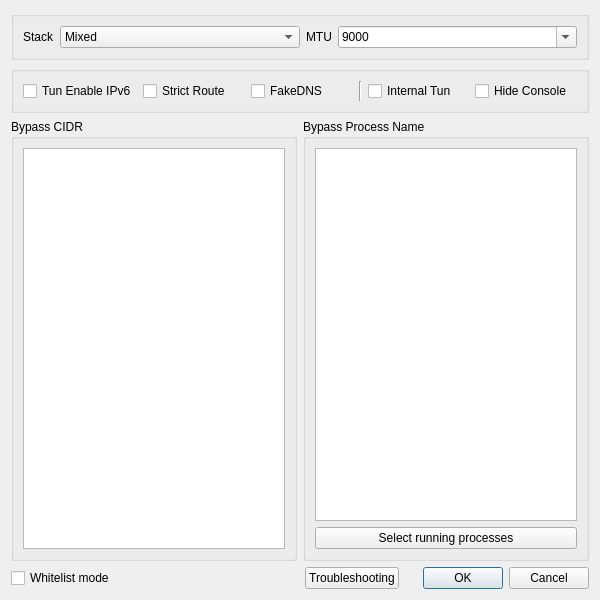
<?xml version="1.0" encoding="UTF-8"?>
<ui version="4.0">
 <class>DialogVPNSettings</class>
 <widget class="QDialog" name="DialogVPNSettings">
  <property name="geometry">
   <rect>
    <x>0</x>
    <y>0</y>
    <width>600</width>
    <height>600</height>
   </rect>
  </property>
  <property name="windowTitle">
   <string>Tun Settings</string>
  </property>
  <layout class="QVBoxLayout" name="verticalLayout">
   <item>
    <widget class="QGroupBox" name="groupBox">
     <property name="sizePolicy">
      <sizepolicy hsizetype="Preferred" vsizetype="Maximum">
       <horstretch>0</horstretch>
       <verstretch>0</verstretch>
      </sizepolicy>
     </property>
     <layout class="QHBoxLayout" name="horizontalLayout_5">
      <item>
       <widget class="QLabel" name="label_4">
        <property name="sizePolicy">
         <sizepolicy hsizetype="Maximum" vsizetype="Preferred">
          <horstretch>0</horstretch>
          <verstretch>0</verstretch>
         </sizepolicy>
        </property>
        <property name="text">
         <string notr="true">Stack</string>
        </property>
       </widget>
      </item>
      <item>
       <widget class="QComboBox" name="vpn_implementation">
        <item>
         <property name="text">
          <string notr="true">Mixed</string>
         </property>
        </item>
        <item>
         <property name="text">
          <string notr="true">gVisor</string>
         </property>
        </item>
        <item>
         <property name="text">
          <string notr="true">System</string>
         </property>
        </item>
       </widget>
      </item>
      <item>
       <widget class="QLabel" name="label_10">
        <property name="sizePolicy">
         <sizepolicy hsizetype="Maximum" vsizetype="Preferred">
          <horstretch>0</horstretch>
          <verstretch>0</verstretch>
         </sizepolicy>
        </property>
        <property name="text">
         <string notr="true">MTU</string>
        </property>
       </widget>
      </item>
      <item>
       <widget class="QComboBox" name="vpn_mtu">
        <property name="editable">
         <bool>true</bool>
        </property>
        <item>
         <property name="text">
          <string notr="true">9000</string>
         </property>
        </item>
        <item>
         <property name="text">
          <string notr="true">1500</string>
         </property>
        </item>
       </widget>
      </item>
     </layout>
    </widget>
   </item>
   <item>
    <widget class="QGroupBox" name="horizontalGroupBox_2">
     <layout class="QHBoxLayout" name="horizontalLayout">
      <item>
       <widget class="QCheckBox" name="vpn_ipv6">
        <property name="text">
         <string>Tun Enable IPv6</string>
        </property>
       </widget>
      </item>
      <item>
       <widget class="QCheckBox" name="strict_route">
        <property name="text">
         <string notr="true">Strict Route</string>
        </property>
       </widget>
      </item>
      <item>
       <widget class="QCheckBox" name="fake_dns">
        <property name="text">
         <string notr="true">FakeDNS</string>
        </property>
       </widget>
      </item>
      <item>
       <widget class="Line" name="line">
        <property name="orientation">
         <enum>Qt::Vertical</enum>
        </property>
       </widget>
      </item>
      <item>
       <widget class="QCheckBox" name="single_core">
        <property name="toolTip">
         <string>Add a tun inbound to the profile startup, instead of using two processes.
This needs to be run NekoBox with administrator privileges.</string>
        </property>
        <property name="text">
         <string>Internal Tun</string>
        </property>
       </widget>
      </item>
      <item>
       <widget class="QCheckBox" name="hide_console">
        <property name="text">
         <string>Hide Console</string>
        </property>
       </widget>
      </item>
     </layout>
    </widget>
   </item>
   <item>
    <layout class="QHBoxLayout" name="horizontalLayout_2">
     <item>
      <widget class="QGroupBox" name="gb_cidr">
       <property name="title">
        <string>Bypass CIDR</string>
       </property>
       <layout class="QVBoxLayout" name="verticalLayout_2">
        <item>
         <widget class="QPlainTextEdit" name="vpn_rule_cidr"/>
        </item>
       </layout>
      </widget>
     </item>
     <item>
      <widget class="QGroupBox" name="gb_process_name">
       <property name="title">
        <string>Bypass Process Name</string>
       </property>
       <layout class="QVBoxLayout" name="verticalLayout_4">
        <item>
         <widget class="QPlainTextEdit" name="vpn_rule_process"/>
        </item>
        <item>
         <widget class="QPushButton" name="select_processes">
          <property name="text">
           <string>Select running processes</string>
          </property>
         </widget>
        </item>
       </layout>
      </widget>
     </item>
    </layout>
   </item>
   <item>
    <layout class="QHBoxLayout" name="horizontalLayout_3">
     <item>
      <widget class="QCheckBox" name="whitelist_mode">
       <property name="toolTip">
        <string>Whether blacklisted or whitelisted, your traffic will be handled by nekobox_core (sing-tun). This is NOT equal to &quot;process mode&quot; of some software.</string>
       </property>
       <property name="text">
        <string>Whitelist mode</string>
       </property>
      </widget>
     </item>
     <item>
      <spacer name="horizontalSpacer">
       <property name="orientation">
        <enum>Qt::Horizontal</enum>
       </property>
       <property name="sizeHint" stdset="0">
        <size>
         <width>40</width>
         <height>20</height>
        </size>
       </property>
      </spacer>
     </item>
     <item>
      <widget class="QPushButton" name="troubleshooting">
       <property name="text">
        <string>Troubleshooting</string>
       </property>
      </widget>
     </item>
     <item>
      <widget class="QDialogButtonBox" name="buttonBox">
       <property name="standardButtons">
        <set>QDialogButtonBox::Cancel|QDialogButtonBox::Ok</set>
       </property>
      </widget>
     </item>
    </layout>
   </item>
  </layout>
 </widget>
 <tabstops>
  <tabstop>vpn_implementation</tabstop>
  <tabstop>vpn_mtu</tabstop>
  <tabstop>vpn_ipv6</tabstop>
  <tabstop>strict_route</tabstop>
  <tabstop>fake_dns</tabstop>
  <tabstop>single_core</tabstop>
  <tabstop>hide_console</tabstop>
  <tabstop>vpn_rule_cidr</tabstop>
  <tabstop>vpn_rule_process</tabstop>
  <tabstop>whitelist_mode</tabstop>
  <tabstop>troubleshooting</tabstop>
 </tabstops>
 <resources/>
 <connections>
  <connection>
   <sender>buttonBox</sender>
   <signal>accepted()</signal>
   <receiver>DialogVPNSettings</receiver>
   <slot>accept()</slot>
   <hints>
    <hint type="sourcelabel">
     <x>399</x>
     <y>575</y>
    </hint>
    <hint type="destinationlabel">
     <x>399</x>
     <y>299</y>
    </hint>
   </hints>
  </connection>
  <connection>
   <sender>buttonBox</sender>
   <signal>rejected()</signal>
   <receiver>DialogVPNSettings</receiver>
   <slot>reject()</slot>
   <hints>
    <hint type="sourcelabel">
     <x>399</x>
     <y>575</y>
    </hint>
    <hint type="destinationlabel">
     <x>399</x>
     <y>299</y>
    </hint>
   </hints>
  </connection>
 </connections>
</ui>
